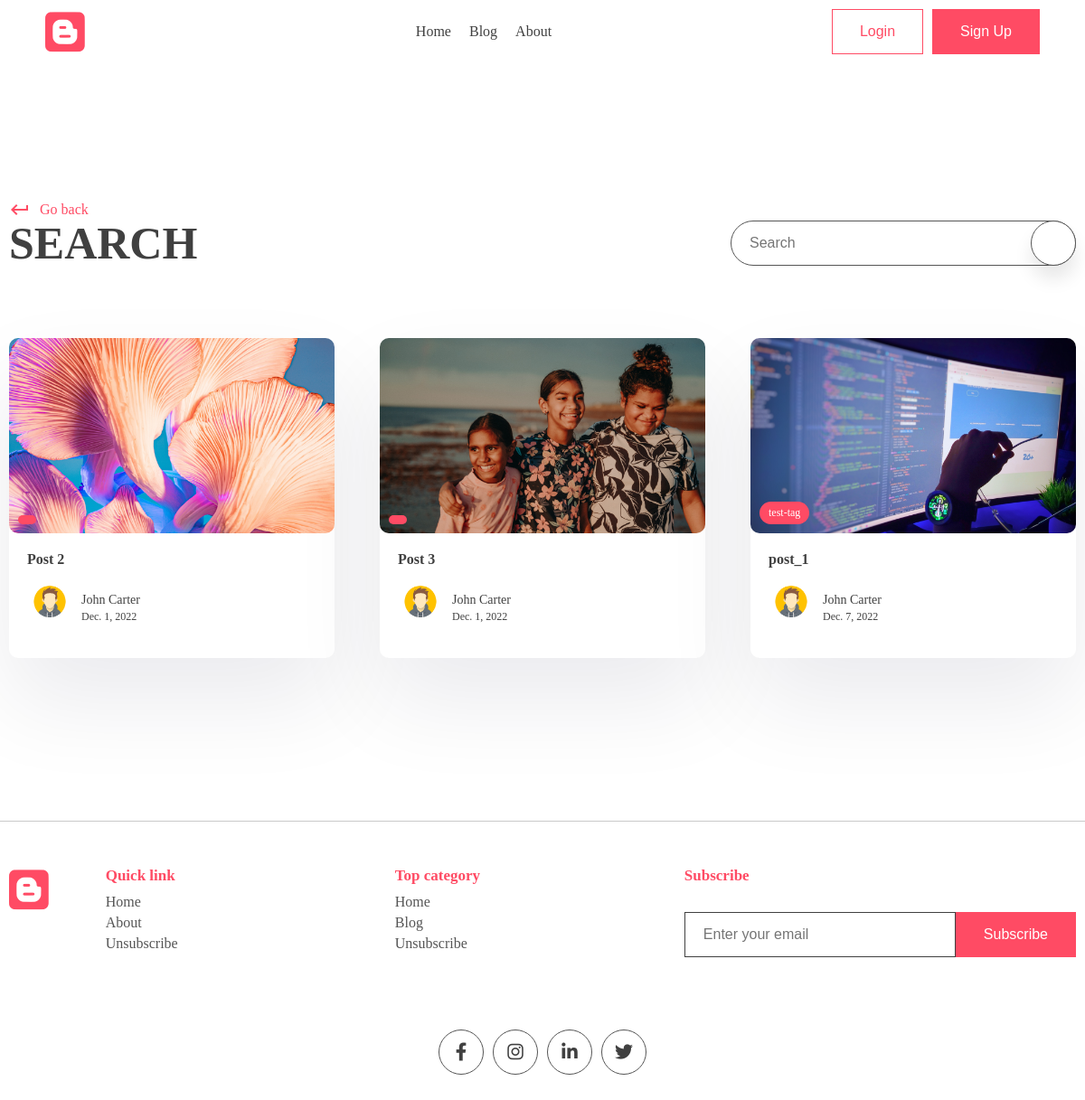
The app's page /search/ with its own data.
### app/models.py (models this page shows, shortened)
class Post(models.Model):
	title = models.CharField(max_length=200)
	content = models.TextField()
	last_modified = models.DateTimeField(auto_now_add=True)
	slug = models.SlugField(max_length=200, unique=True)
	image = models.ImageField(null=True, blank=True, upload_to="images/")
	tags = models.ManyToManyField(Tag, blank=True, related_name="post")
	view_count = models.IntegerField(null=True, blank=True)
	is_featured = models.BooleanField(default=False)
	author = models.ForeignKey(User, blank=True, null=True, on_delete=models.CASCADE)

class Profile(models.Model):
    user = models.OneToOneField(User, on_delete=models.CASCADE)
    profile_image = models.ImageField(null=True, blank=True, upload_to="images/")
    slug = models.SlugField(max_length=200, unique=True)
    profile_bio = models.CharField(max_length=200)
    """
    Override the default slug save method, if the slug is not specified
    then create a slug using slugify. Save the new slug with return super().save()
    """
    def save(self, *args, **kwargs):
        if not self.id:
            self.slug = slugify(self.user.username)
        return super(Profile, self).save(*args, **kwargs)

class Tag(models.Model):
	name = models.CharField(max_length=100)
	description = models.CharField(max_length=100)
	slug = models.SlugField(max_length=200, unique=True)
	"""
	Override the default slug save method, if the slug is not specified
	then create a slug using slugify. Save the new slug with return super().save()
	"""
	def save(self, *args, **kwargs):
		if not self.id:
			self.slug = slugify(self.name)
		return super(Tag, self).save(*args, **kwargs)

### app/views.py (the view)
# urls.py: path('search/', views.search_page, name='search_page'),
def search_page(request):
    search_query = ''
    if request.GET.get('q'):
        search_query = request.GET.get('q')
    posts = Post.objects.filter(title__icontains=search_query)
    print('Search: ', search_query)
    context = {
        'posts': posts,
        'search_query': search_query
    }
    return render(request, 'app/search.html', context)

### app/templates/app/search.html (shortened to what this page needs)
{% extends 'base.html' %}
{% block content %}
    <main>
      <div class="container">
        <div class="page-top">
          <div class="top flex">
            <div class="page-name">
              <a href="#" class="learn">
                <span class="material-icons"> keyboard_return </span> Go back
              </a>
              <h1>Search</h1>
            </div>
            <form class="search-bar s-active"method="GET">
                <input type="text" placeholder="Search" name="q", value="{{ search_query }}" />
              <button type="submit" class="animated-search">
              </button>
            </form>
          </div>
        </div>
      </div>
    </main>
    <section class="sp">
      <div class="container">
        <div class="grid">
            {% for post in posts %}
          <a href="#">
            <div class="card">
              <div class="post-img">
                  <img src="{{post.image.url}}" alt="" />
                  <div class="tag">{{post.tags.all.0.name}}</div>
              </div>
              <div class="card-content">
                <h3>
                    {{post.title}}
                </h3>
                <div class="author">
                  <div class="profile-pic">
                    <img src="{{post.author.profile.profile_image.url}}" alt="profile_img" />
                  </div>
                  <div class="details">
                      <p>{{post.author.first_name}}</p>
                      <small>{{post.last_modified | date }}</small>
                  </div>
                </div>
              </div>
            </div>
          </a>
          {% endfor %}
        </div>
      </div>
    </section>
    {% endblock %}

### app/static/app/style.css (style rules this page uses)
* { margin: 0; padding: 0; box-sizing: border-box; text-decoration: none; border: none; outline: none; list-style: none; color: var(--black); }
:root { --red: #ff4b64; --black: #404040; --des: #555555; --shadow: #ffffff1a 0px 1px 1px 0px inset, #32325d40 0px 50px 100px -20px, #0000004d 0px 30px 60px -30px; --shadow2: rgba(17, 12, 46, 0.084) 0px 48px 100px 0px; }
html { font-size: 62.5%; }
[class*="grid"] { display: grid; }
img { width: 100%; }
.container { max-width: 1220px; margin: auto; padding: 0 10px; }
p, a { font-size: 1.6rem; color: var(--des); }
input, textarea { font-size: 1.6rem; color: var(--black); }
.search-bar, .animated-search { width: 5rem; aspect-ratio: 1/1; border: 1px solid var(--des); border-radius: 50%; display: flex; align-items: center; justify-content: center; background: white; box-shadow: 0 15px 20px #00000018; cursor: pointer; margin-top: 10rem; z-index: 2; }
.search-bar input { display: none; }
.search-bar { box-shadow: unset; border: none; }
.search-bar .animated-search { margin-top: 0; }
.s-active { width: fit-content; border-radius: 5rem; height: 5rem; aspect-ratio: unset; position: relative; padding: 0 6rem; padding-left: 2rem; border: 1px solid var(--des); }
.s-active input { width: 30rem; font-style: 1.6rem; height: calc(100% - 2px); display: block; }
.s-active .animated-search { position: absolute !important; top: 50%; transform: translateY(-50%); right: -1px; }
.sp { padding: 8rem 0; }
.post-img { height: 40rem; width: 100%; overflow: hidden; border-radius: 1rem; }
.post-img img { height: 100%; object-fit: cover; object-position: center; }
.learn { display: flex; align-items: center; gap: 1rem; color: var(--red); margin-top: 2rem; }
.learn span { color: #ff4b64; }
.card { background: white; box-shadow: var(--shadow2); border-radius: 1rem; cursor: pointer; transition: 0.3s; }
.post-img { position: relative; }
.tag { position: absolute; bottom: 1rem; left: 1rem; background: var(--red); color: white; border-radius: 5rem; padding: 0.5rem 1rem; font-size: 1.2rem; }
.card-content { padding: 2rem; padding-bottom: 3rem; }
.card h3 { font-size: 1.6rem; font-weight: 600; }
.card .post-img { width: 100%; height: unset; aspect-ratio: 1/0.6; }
.author { display: flex; align-items: center; gap: 1rem; margin-top: 2rem; }
.profile-pic { width: 5rem; aspect-ratio: 1/1; border-radius: 50%; overflow: hidden; }
.author p { color: var(--black); font-weight: 500; font-size: 1.4rem; }
.author small { color: var(--black); font-size: 1.2rem; }
.page-name h1 { font-size: 5rem; text-transform: uppercase; font-weight: 600; line-height: 5rem; }
.flex { display: flex; align-items: flex-end; justify-content: space-between; }
.flex .search-bar { margin-top: 0; }
.grid { grid-template-columns: repeat(3, 1fr); gap: 5rem; }
main { padding-top: 10rem !important; }

### records on screen
Post: image (picture), title "Post 2", author.profile.profile_image (picture), author.first_name "John Carter", last_modified "Dec. 1, 2022"
Post: image (picture), title "Post 3", author.profile.profile_image (picture), author.first_name "John Carter", last_modified "Dec. 1, 2022"
Post: image (picture), tags.all.0.name "test-tag", title "post_1", author.profile.profile_image (picture), author.first_name "John Carter", last_modified "Dec. 7, 2022"
